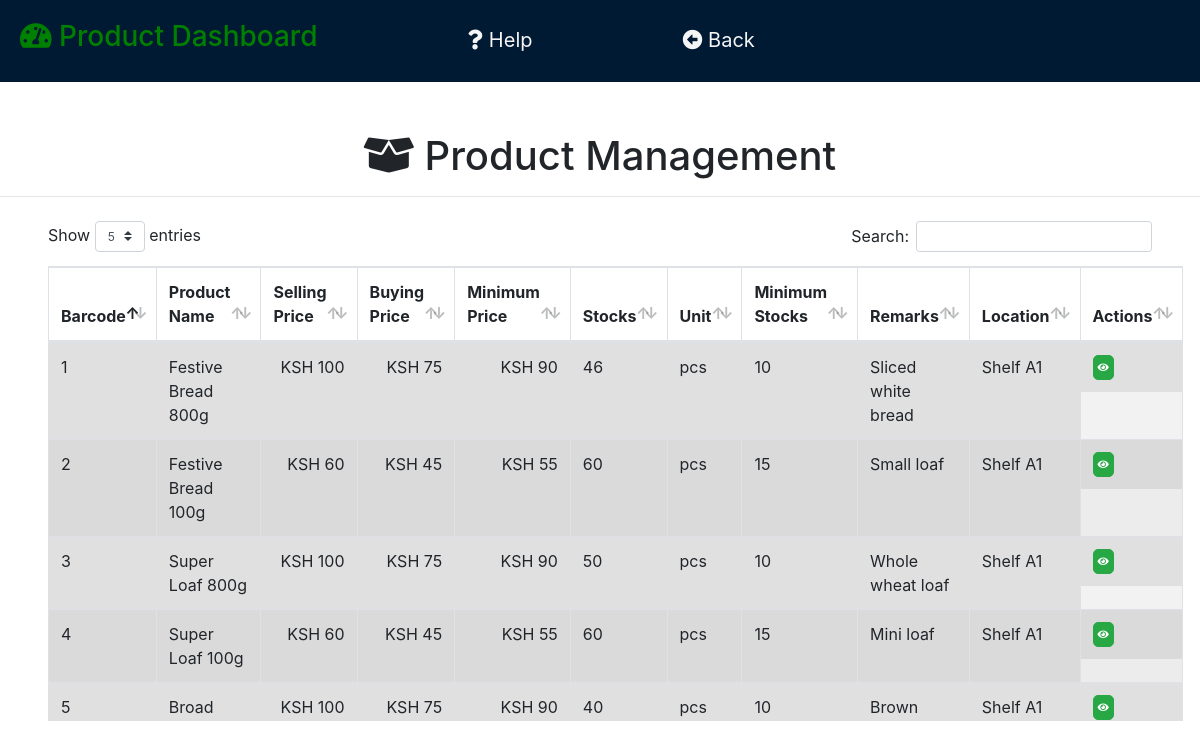
/products/products_employee.php (signed in), run on the app's committed database.
### tables this page shows
CREATE TABLE `products` (
  `product_no` varchar(50) NOT NULL,
  `product_name` varchar(30) DEFAULT NULL,
  `sell_price` varchar(100) DEFAULT NULL,
  `minimum_price` varchar(100) NOT NULL,
  `buying_price` varchar(100) NOT NULL,
  `quantity` int(11) DEFAULT NULL,
  `unit` varchar(30) DEFAULT NULL,
  `min_stocks` int(11) DEFAULT NULL,
  `remarks` text DEFAULT NULL,
  `location` varchar(50) DEFAULT NULL,
  `Expiry_Date` varchar(100) NOT NULL,
  `images` varchar(30) DEFAULT NULL
);

### products/products_employee.php (the view, shortened to what this page needs)
<?php
	include("../server/connection.php");
	$sql = "SELECT * FROM products ";
	$result	= mysqli_query($db, $sql);
?>
<!DOCTYPE html>
<html>
<head>
	<?php include('../templates/head1.php');?>
</head>
<body>
	<div class="">
		<?php include('../products/base2.php');?>
		<div>
			<h1 class="heading"><i class="fas fa-box-open"></i> Product Management</h1>
			<hr>
			<div class="table-responsive mt-4 pl-lg-5 pr-5" style="max-height: 500px; overflow-y: auto;">
                <table class="table table-striped table-bordered" id="product_table">
                    <thead>
                        <tr>
                            <th scope="col" class="column-text">Barcode</th>
                            <th scope="col" class="column-text">Product Name</th>
                            <th scope="col" class="column-text">Selling Price</th>
                            <th scope="col" class="column-text">Buying Price</th>
                            <th scope="col" class="column-text">Minimum Price</th>
                            <th scope="col" class="column-text">Stocks</th>
                            <th scope="col" class="column-text">Unit</th>
                            <th scope="col" class="column-text">Minimum Stocks</th>
                            <th scope="col" class="column-text">Remarks</th>
                            <th scope="col" class="column-text">Location</th>
                            <th scope="col" class="column-text">Actions</th>
                        </tr>
                    </thead>
                    <tbody>
                        <?php while ($row = mysqli_fetch_assoc($result)) {
                             ?>
                        <tr class="table-active">
                            <td><?php echo $row['product_no']; ?></td>
                            <td><?php echo $row['product_name']; ?></td>
                            <td align="right">KSH&nbsp;<?php echo $row['sell_price']; ?></td>
                            <td align="right">KSH&nbsp;<?php echo $row['buying_price']; ?></td>
                            <td align="right">KSH&nbsp;<?php echo $row['minimum_price']; ?></td>
                            <td><?php echo $row['quantity']; ?></td>
                            <td><?php echo $row['unit']; ?></td>
                            <td><?php echo $row['min_stocks']; ?></td>
                            <td><?php echo $row['remarks']; ?></td>
                            <td><?php echo $row['location']; ?></td>
                            <td style="display: flex; gap: 10px" class="btn-flex">
                                <button type="button" name="view" style='font-size:10px; border-radius:5px;padding:4px;' id="<?php echo $row['product_no']; ?>" class="btn btn-success btn-xs view_data"><i class="fas fa-eye"></i></button>
                            </td>
                        </tr>
                        <?php } ?>
                    </tbody>
                </table>
            </div>
		</div>
</body>
</html>

### products/base2.php (style rules this page uses)
.heading { text-align: center; padding-top: 50px; }

### data on the page
products: product_no "1", product_name "Festive Bread 800g", sell_price "100", buying_price "75", minimum_price "90", quantity "46", unit "pcs", min_stocks "10", remarks "Sliced white bread", location "Shelf A1"
products: product_no "2", product_name "Festive Bread 100g", sell_price "60", buying_price "45", minimum_price "55", quantity "60", unit "pcs", min_stocks "15", remarks "Small loaf", location "Shelf A1"
products: product_no "3", product_name "Super Loaf 800g", sell_price "100", buying_price "75", minimum_price "90", quantity "50", unit "pcs", min_stocks "10", remarks "Whole wheat loaf", location "Shelf A1"
products: product_no "4", product_name "Super Loaf 100g", sell_price "60", buying_price "45", minimum_price "55", quantity "60", unit "pcs", min_stocks "15", remarks "Mini loaf", location "Shelf A1"
products: product_no "5", product_name "Broad…", sell_price "100", buying_price "75", minimum_price "90", quantity "40", unit "pcs", min_stocks "10", remarks "Brown…", location "Shelf A1"
